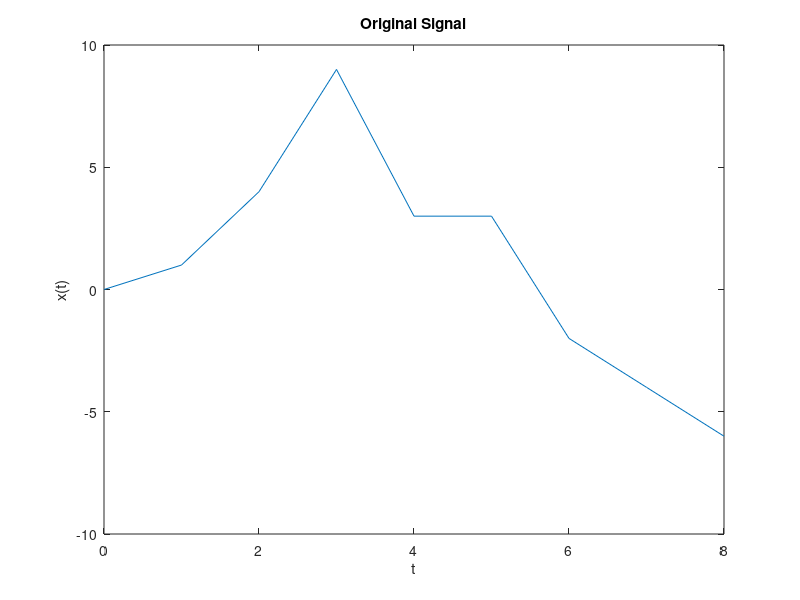
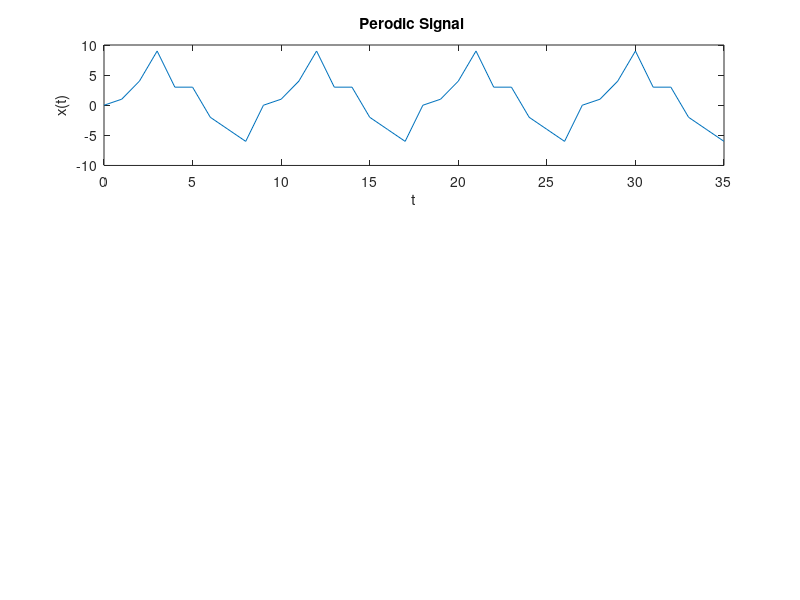

These figures' MATLAB source, in order: (Note: this script raises an error after producing the figures.)
% clear workspace and command window
clc
clear all
% close all figure 
close all
% time range is given 
t=0:1:8;
x=[];
% generate signal for one period 
for i=1:length(t)
    if (t(i)>=0 && t(i)<=3)
        x=[x t(i)^2];
    elseif (t(i)>=3 && t(i)<=5)
        x=[x 3];
    elseif (t(i)>=5 && t(i)<=8)
        x=[x 10-2*t(i)];
    end 
        
end 
plot(t,x)
xlabel('t')
ylabel('x(t)')
title('Original Signal')
% make signal period for 4 times 
X=repmat(x,[1 4]);
% plot perodic signal
figure
subplot(311)
plot(0:35,X)
xlabel('t')
ylabel('x(t)')
title('Perodic Signal ')
% take Complex Exponential Fourier Series 
T0 = 9;
wo = 2*pi/T0;
y =[];
for n = 9:17   
  fun=@(z) (X(n)*exp(-1j*n*wo*z));
  y = [y (integral(fun,0,8))];
end
subplot 312
plot(abs(y))
xlabel('t')
ylabel('Magnitude')
title('Magnitude of FS from 9 to 17')
subplot 313
plot(angle(y))
xlabel('t')
ylabel('Phase')
title('Phase of FS from 9 to 17')
Z=[];
%Trigonometric Fourier Series 
for i=13:27
    a0=X(13);
    Z=[Z a0+sum((j*cos(t*wo*i))/X(i)/2+(X(i)/2)*sin(t*wo*i))];
end 
figure
subplot(311)
plot(0:35,X)
xlabel('t')
ylabel('x(t)')
title('Perodic Signal')
subplot 312
plot(abs(Z))
xlabel('t')
ylabel('Magnitude')
title('Magnitude of FS from 13 to 27')
subplot 313
plot(angle(Z))
xlabel('t')
ylabel('Phase')
title('Phase of FS from 13 to 27')
